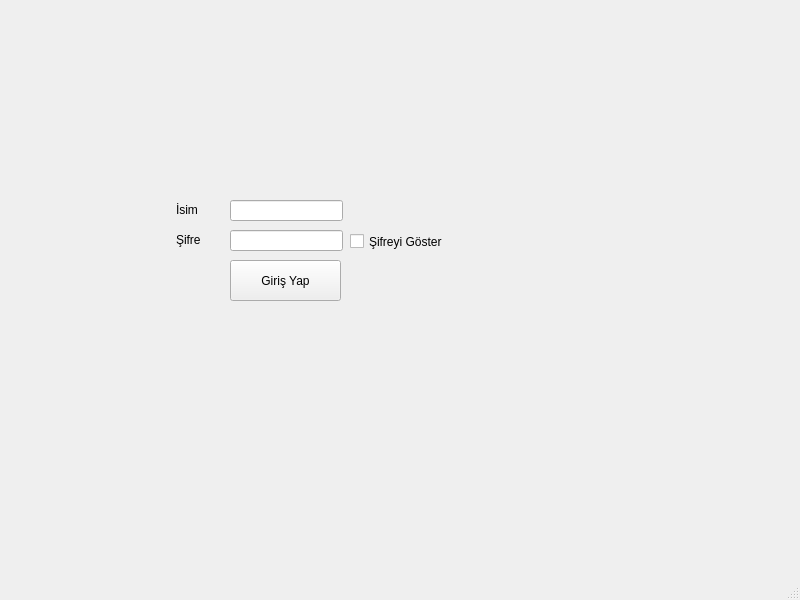
<?xml version="1.0" encoding="UTF-8"?>
<ui version="4.0">
 <class>MainWindow</class>
 <widget class="QMainWindow" name="MainWindow">
  <property name="geometry">
   <rect>
    <x>0</x>
    <y>0</y>
    <width>800</width>
    <height>600</height>
   </rect>
  </property>
  <property name="windowTitle">
   <string>MainWindow</string>
  </property>
  <widget class="QWidget" name="centralwidget">
   <widget class="QLabel" name="Label_1">
    <property name="geometry">
     <rect>
      <x>176</x>
      <y>200</y>
      <width>31</width>
      <height>20</height>
     </rect>
    </property>
    <property name="text">
     <string>İsim</string>
    </property>
   </widget>
   <widget class="QLabel" name="Label_2">
    <property name="geometry">
     <rect>
      <x>176</x>
      <y>230</y>
      <width>31</width>
      <height>20</height>
     </rect>
    </property>
    <property name="text">
     <string>Şifre</string>
    </property>
   </widget>
   <widget class="QLineEdit" name="LineEdit_1">
    <property name="geometry">
     <rect>
      <x>230</x>
      <y>200</y>
      <width>113</width>
      <height>21</height>
     </rect>
    </property>
   </widget>
   <widget class="QLineEdit" name="LineEdit_2">
    <property name="geometry">
     <rect>
      <x>230</x>
      <y>230</y>
      <width>113</width>
      <height>21</height>
     </rect>
    </property>
    <property name="echoMode">
     <enum>QLineEdit::Password</enum>
    </property>
   </widget>
   <widget class="QPushButton" name="PushButton">
    <property name="geometry">
     <rect>
      <x>230</x>
      <y>260</y>
      <width>111</width>
      <height>41</height>
     </rect>
    </property>
    <property name="text">
     <string>Giriş Yap</string>
    </property>
   </widget>
   <widget class="QCheckBox" name="CheckBox">
    <property name="geometry">
     <rect>
      <x>350</x>
      <y>230</y>
      <width>111</width>
      <height>23</height>
     </rect>
    </property>
    <property name="text">
     <string>Şifreyi Göster</string>
    </property>
   </widget>
  </widget>
  <widget class="QMenuBar" name="menubar">
   <property name="geometry">
    <rect>
     <x>0</x>
     <y>0</y>
     <width>800</width>
     <height>22</height>
    </rect>
   </property>
  </widget>
  <widget class="QStatusBar" name="statusbar"/>
 </widget>
 <resources/>
 <connections/>
</ui>
